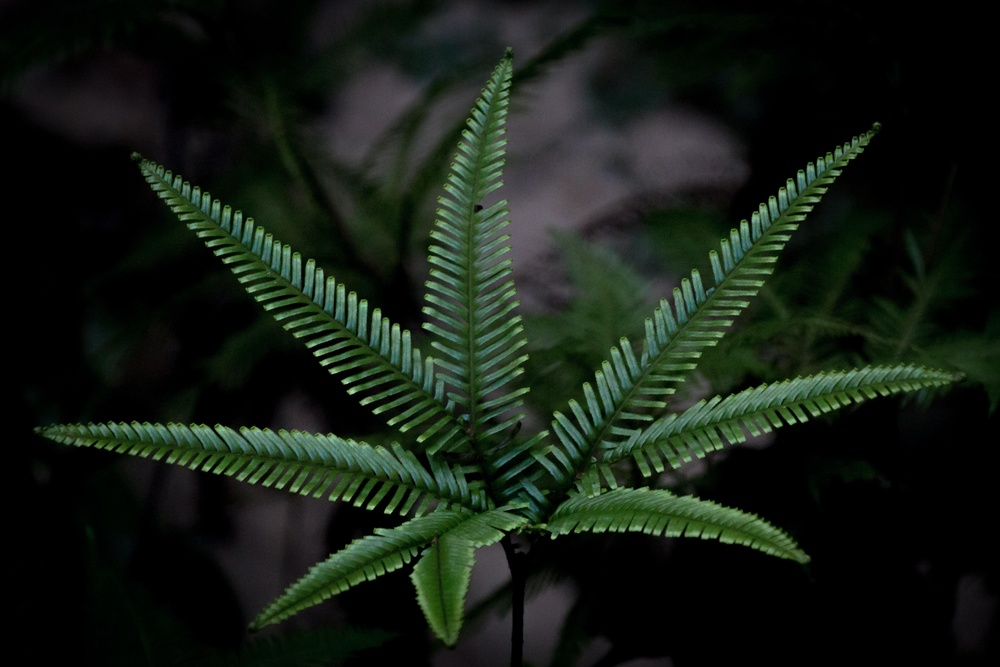
#> input picture PENGOLAHAN CITRA DIGITAL/Tugas/2. Histogram/gambar.jpg, 1000 x 667 px, shrunk from 5184 x 3456 before the run
$ jupyter execute 20081010060_histogram.ipynb
#> lines starting #> are read from the running program, lines starting #| are printed output that depends on the picture
[cell 1]
import matplotlib.image as mpimg
import matplotlib.pyplot as plt

# Read Images
img = mpimg.imread('gambar.jpg')
#> img is the input picture: shape (667, 1000, 3); mean R, G, B 21.5, 29.7, 20.8

# Output Images
plt.imshow(img)

[cell 2]
print("The Shape of the image is: ", img.shape)
#| The Shape of the image is:  (667, 1000, 3)
print("The image as array is:")
print(img)
#> (printed output is left out)

[cell 3]
import numpy as np
import skimage.color
import skimage.io
# %matplotlib widget

image = skimage.io.imread(fname="gambar.jpg", as_gray=True)
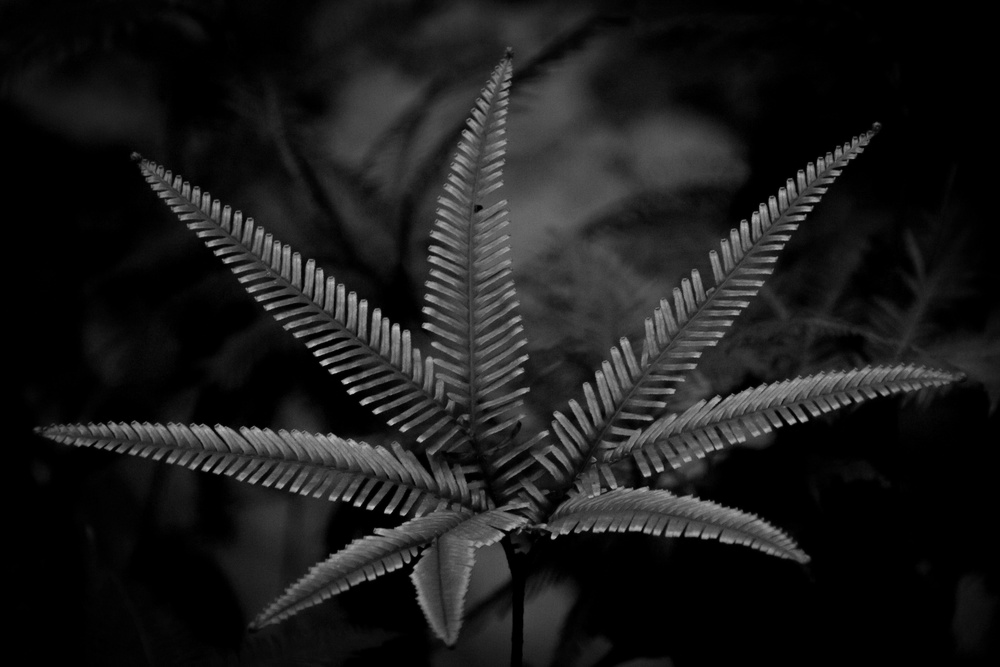
#> image: shape (667, 1000) float64; min 0, max 0.838, mean 0.107

fig, axes = plt.subplots()
plt.imshow(image, cmap="gray")

[cell 4]
# create histogram
histogram, bin_edges = np.histogram(image, bins=256, range=(0, 1))
#> histogram = 256 values, max 200422 at index 0, min 0 at index 189, mean 2605.5; bin_edges = 257 values from 0 to 1

[cell 5]
# config and draw histogram
plt.figure()
plt.title("Histogram")
plt.xlabel("Grayscale value")
plt.ylabel("Pixels count")
plt.xlim([0.0, 1.0])

plt.plot(bin_edges[0:-1], histogram)
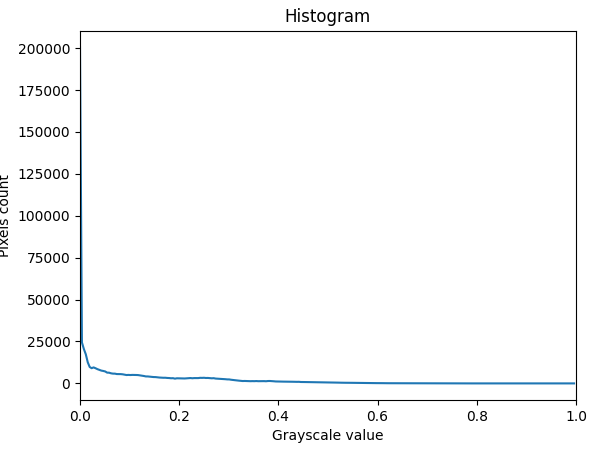
#> figure drawn by matplotlib, 1 panel; curve peaks at x = 0, y = 200422

[cell 6]
import cv2

[cell 7]
def hist_plot(img):
    count = []
    r = []

    for k in range(0, 256):
        r.append(k)
        count1 = 0

        for i in range(m):
            for j in range(n):
                if img[i, j] == k:
                    count1+=1
        count.append(count1)

    return (r, count)

img = cv2.imread('daun.jpg', 0)
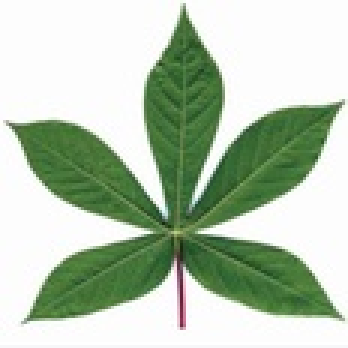
#> input picture PENGOLAHAN CITRA DIGITAL/Tugas/2. Histogram/daun.jpg, 116 x 116 px, shrunk from 600 x 600 before the run (shown 3 times larger)
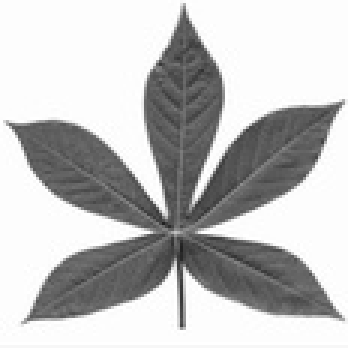
#> img: shape (116, 116) (shown 3 times larger); min 32, max 255, mean 192

m, n = img.shape
#> m = 116; n = 116
r1, count1 = hist_plot(img)
#> r1 = 256 values from 0 to 255; count1 = 256 values, max 5512 at index 253, min 0 at index 0, mean 52.56

[cell 8]
plt.stem(r1, count1)
plt.xlabel('intensity value')
plt.ylabel('number of pixels')
plt.title('histogram of the original image')
plt.show()
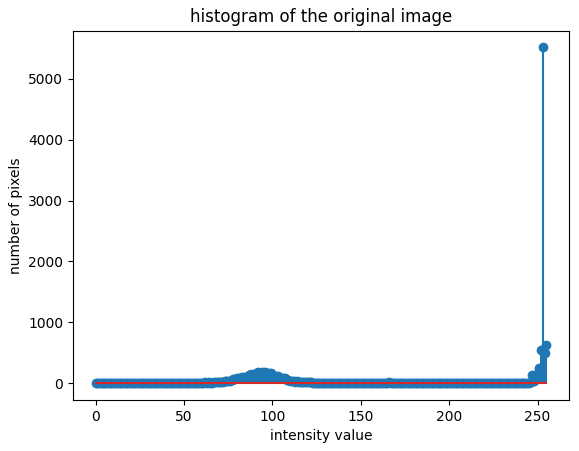
#> figure drawn by matplotlib, 1 panel; curve peaks at x = 253, y = 5512

constant = (255-0)/(img.max()-img.min())
#> constant = 1.14
img_stretch = img * constant
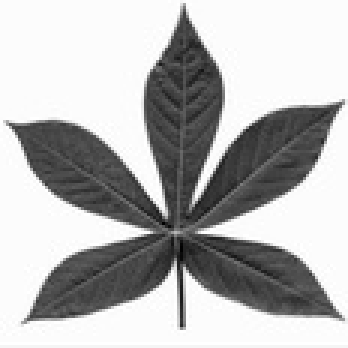
#> img_stretch: shape (116, 116) float64 (shown 3 times larger); min 36.59, max 291.6, mean 219.6; drawn with min black and max white
r, count = hist_plot(img_stretch)
#> r = 256 values from 0 to 255; count = 256 values from 0 to 10

plt.stem(r, count)
plt.xlabel('intensity value')
plt.ylabel('number of pixels')
plt.title('histogram of the stretched image')
plt.show()
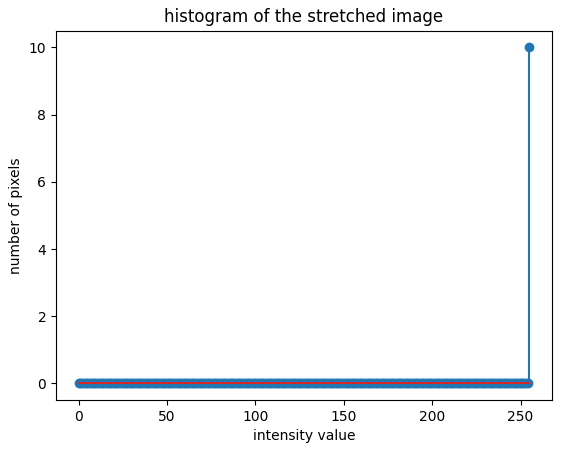
#> figure drawn by matplotlib, 1 panel; curve peaks at x = 255, y = 10

cv2.imwrite('gambar_stretch.jpg', img_stretch)
#> Out = True
